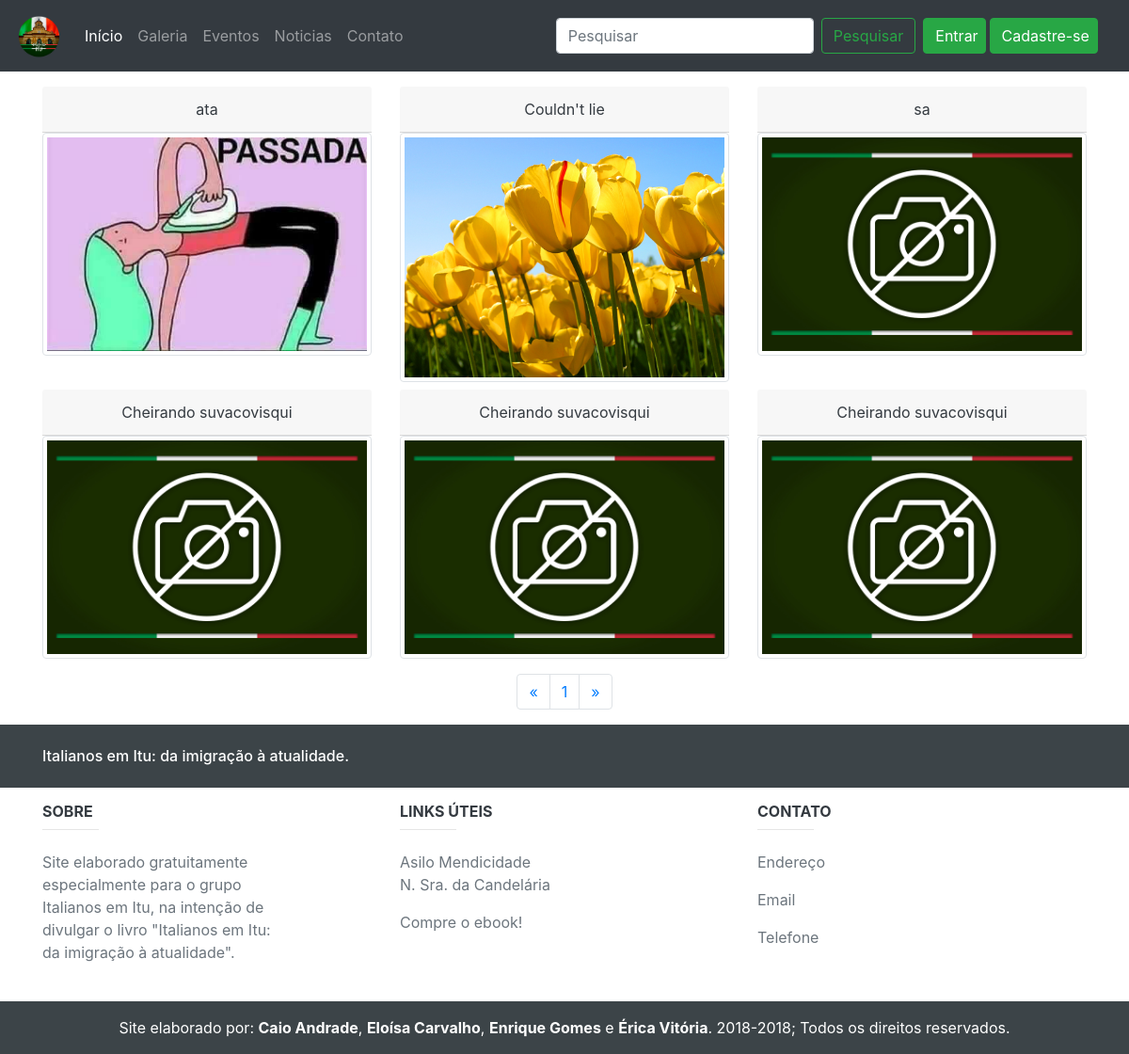
The app's page /index.php?&pg=galeria&pagina=1 with its own data.
### tables this page shows
CREATE TABLE `galeria` (
  `gal_cod` int(11) NOT NULL,
  `gal_img` varchar(64) NOT NULL,
  `gal_titulo` varchar(128) NOT NULL,
  `gal_desc` varchar(256) DEFAULT NULL
);

### db/classes/DAO/conexao.class.php (called while the page is built, shortened)
<?php
class Conexao {
    public function Connect() {
        try {
            $this->user = "root";
            $this->pass = "";
            $this->host = "127.0.0.1";
            $this->base = "italianosdb";
            $parametros = array(PDO::MYSQL_ATTR_INIT_COMMAND => "SET NAMES UTF8");
            $this->file = "mysql:host=" . $this->host . ";dbname=" . $this->base;
            $this->pdo = new PDO($this->file, $this->user, $this->pass, $parametros);
            $this->pdo->setAttribute(PDO::ATTR_ERRMODE, PDO::ERRMODE_EXCEPTION);
            $this->pdo->setAttribute(PDO::ATTR_EMULATE_PREPARES, false);
            $this->pdo->setAttribute(PDO::ATTR_PERSISTENT, true);
            return $this->pdo;
        } catch (PDOException $ex) {
            echo "Erro no sistema" . $ex->getMessage();
        }
    }
}
?>

### db/classes/DAO/galeriaDAO.class.php (the view, shortened to what this page needs)
<?php
require_once ("conexao.class.php");
class galeriaDAO {
    function __construct() {
        $this->con = new Conexao();
        $this->pdo = $this->con->Connect();
    }
    function pegarFotos($limite, $quantpag){
        try {
            $stmt = $this->pdo->prepare("SELECT * FROM galeria ORDER BY gal_cod DESC LIMIT :limite, :quantpag");
            $param = array(":limite" => $limite, ":quantpag" => $quantpag);
            $stmt->execute($param);
            if($stmt->rowCount() > 0){
                $cel = $stmt->rowCount();
                $col = 1;
                $qtdcol = $quantpag;
                $celconstruida = 0;
                for ($a = 0; $a < $qtdcol; $a++) {
                    if ($col == 1) {
                        $celconstruida++;
                    }
                    if ($celconstruida <= $cel) {
                        while ($dados = $stmt->fetch(PDO::FETCH_ASSOC)) {
                            $gal_img = $dados['gal_img'];
                            $gal_titulo = $dados['gal_titulo'];
                            echo '<div class="col-sm-4 mt-2"><a href="#" style="text-decoration: none"><div class="card-header text-dark text-center" data-toggle="modal" data-target="#' . $dados['gal_cod'] . '">' . $gal_titulo . '</div>';
                            if (file_exists('img/galeria/' . $gal_img) && !is_null($gal_img)) {
                                echo '<img src="img/galeria/'. $gal_img . '" alt="' . $gal_titulo . '" class="img-thumbnail" data-toggle="modal" data-target="#' . $dados['gal_cod'] . '">';
                            } else {
                                echo '<img src="img/galeria/semfoto.jpg" class="img-thumbnail" alt="Sem foto" data-toggle="modal" data-target="#' . $dados['gal_cod'] . '" >';
                            }
                            echo '</a><div class="modal-footer"><button type="button" class="btn btn-secondary" data-dismiss="modal">Fechar</button></div></div></div></div></div></a></div>';
                        }
                    }
                }
            }else{
            }
        }catch (PDOException $ex){
            echo "ERRO 506: {$ex->getMessage()}";
        }
    }
}

### records on screen
galeria: gal_titulo "ata", gal_img (picture)
galeria: gal_titulo "Couldn't lie", gal_img (picture)
galeria: gal_titulo "sa"
galeria: gal_titulo "Cheirando suvacovisqui"
galeria: gal_titulo "Cheirando suvacovisqui"
galeria: gal_titulo "Cheirando suvacovisqui"
